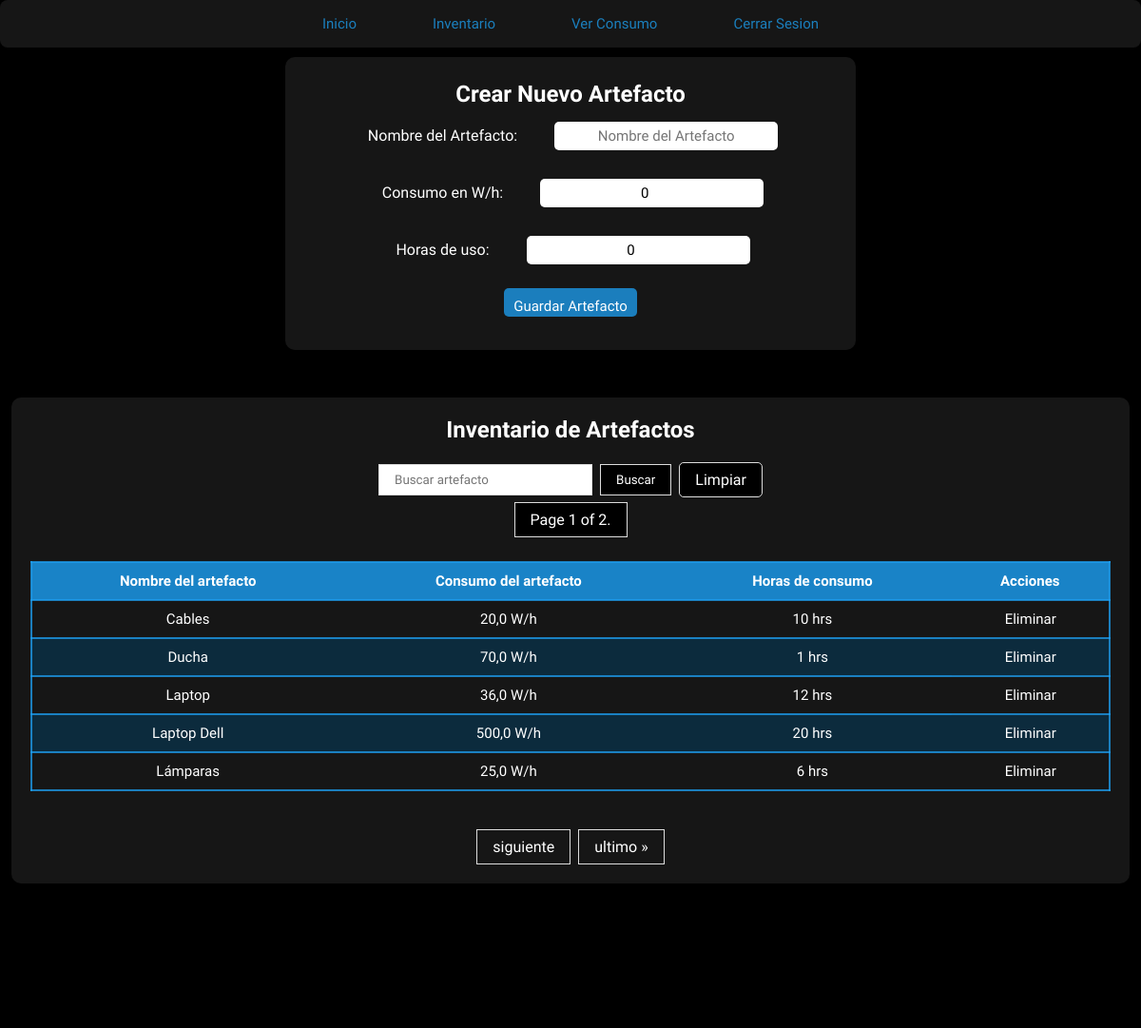
/paginaUsuario/inventario/artefactos/ (signed in, upper part), run on an earlier commit of the app's database.
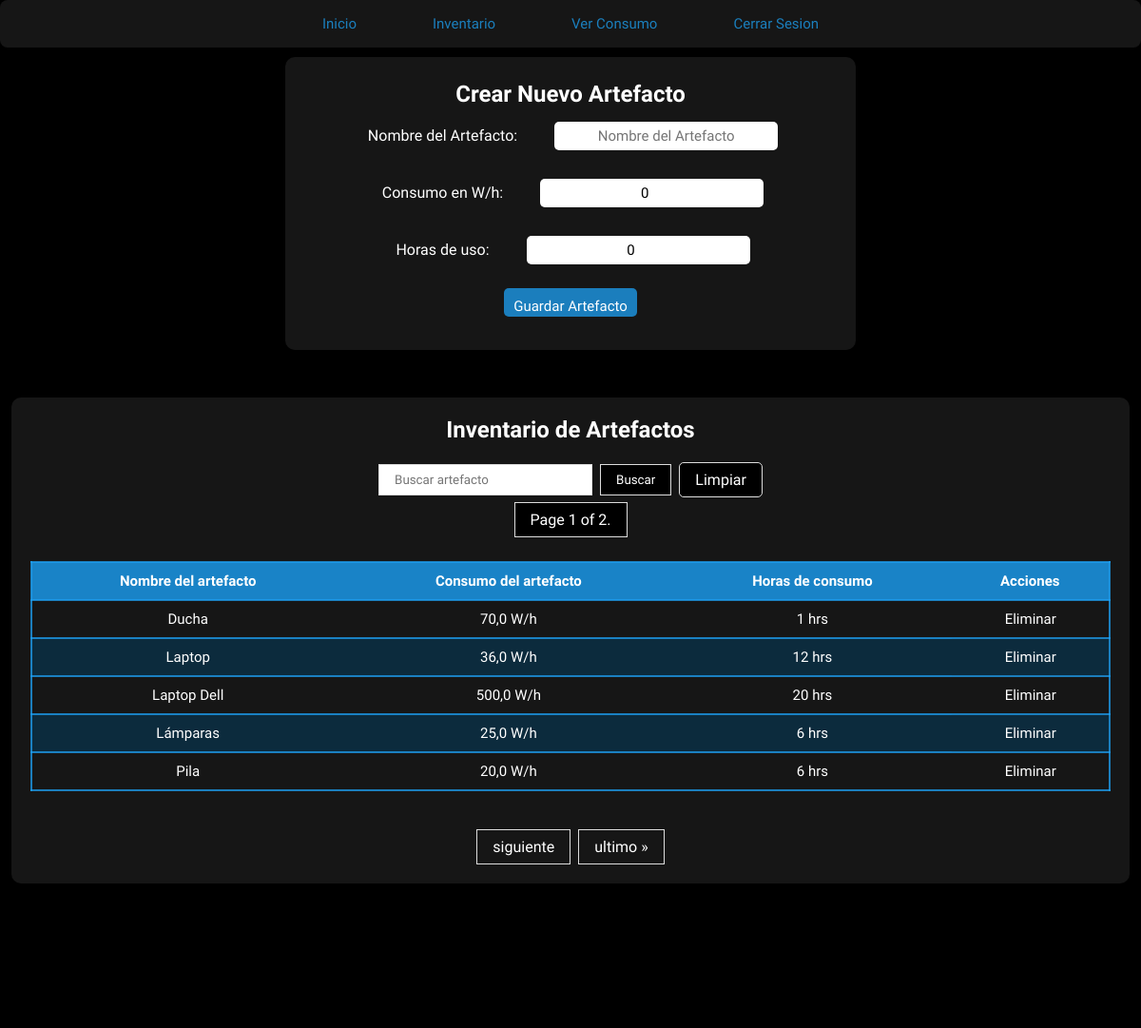
And on a later commit of the database.
### energy/models.py (models this page shows, shortened)
class Artefacto(models.Model):
    user = models.ForeignKey(User, on_delete=models.CASCADE)
    nombre_artefacto = models.CharField(max_length=20)
    consumo_wh = models.FloatField(default=0)
    horas_de_uso = models.PositiveIntegerField(default=0)

### energy/views.py (the view, shortened to what this page needs)
# urls.py: path('paginaUsuario/inventario/artefactos/', artefacto, name="artefacto"),
def artefacto(request):
    if request.user.is_anonymous:
        return redirect('home')
    if request.user.is_authenticated:
        artefacto = Artefacto.objects.filter(user=request.user)
        if request.method == 'GET':
            form = ArtefactoForm()
            artefacto = artefacto.order_by('nombre_artefacto')
            paginacion_artefacto = Paginator(artefacto, 5)
            numero_pagina = request.GET.get('page')
            artefacto = paginacion_artefacto.get_page(numero_pagina)
            return render(request, 'energy/home/artefacto.html', {
                'form': form,
                'artefacto': artefacto,
                'filtrar_artefacto': FiltrarArtefactoForm
            })
        return render(request, 'energy/home/artefacto.html', {
            'eliminar': eliminar_artefacto,
            'ver_todo': Artefacto.objects.filter(user=request.user),
            })

### energy/forms.py
class ArtefactoForm(forms.ModelForm):
    class Meta:
        model = Artefacto
        fields = ('nombre_artefacto', 'consumo_wh', 'horas_de_uso')
        widgets = {
            'nombre_artefacto': forms.TextInput(
                attrs={
                    'placeholder': 'Nombre del Artefacto'
                }
            ),
            'consumo_wh': forms.NumberInput(
                attrs={
                    'placeholder': 'Consumo en W/h'
                }
            ),
            'horas_de_uso': forms.NumberInput(
                attrs={
                    'placeholder': 'Horas de uso'
                }
            )
        }
        labels = {
            'nombre_artefacto': 'Nombre del Artefacto',
            'consumo_wh': 'Consumo en W/h',
            'horas_de_uso': 'Horas de uso',
        }

### energy/templates/energy/home/artefacto.html (shortened to what this page needs)
{% load static %}
<!DOCTYPE html>
<html lang="en">
<head>
    <link rel="stylesheet" href="{% static 'energy/css/artefacto.css' %}">
</head>
<body>
     <nav class="menu">
                <a href="{% url 'paginaUsuario' %}">Inicio</a>
                <a href="{% url 'inventario' %}">Inventario</a>
                <a href="{% url 'proyecciones' %}">Ver Consumo</a>
                <a href="{% url 'cerrarSesion' %}">Cerrar Sesion</a>
     </nav>
<section class="formCrearArtefactos">
    <h2>Crear Nuevo Artefacto</h2>
    <form method="post" action="{% url 'artefacto' %}">
      {{ form.as_p }}
      <button type="submit">Guardar Artefacto</button>
    </form>
</section>
<section class="tablaDeLosArtefactos">
<h2>Inventario de Artefactos</h2>
<form method="post" class="filtrar_artefacto">
    {{ filtrar_artefacto.nombre_artefacto }}
    <button type="submit"> Buscar</button>
    <a type="button"  class="ver_todo" href="{% url 'artefacto' %}">Limpiar</a>
</form>
 <span class="current">
            Page {{ artefacto.number }} of {{ artefacto.paginator.num_pages }}.
 </span>
<table>
  <tr>
    <th>Nombre del artefacto</th>
    <th>Consumo del artefacto</th>
    <th>Horas de consumo</th>
    <th>Acciones</th>
  </tr>
  {% for artefactoList in artefacto %}
    <tr>
        <td>{{ artefactoList.nombre_artefacto }}</td>
        <td>{{ artefactoList.consumo_wh }} W/h</td>
        <td>{{ artefactoList.horas_de_uso }} hrs</td>
        <td class="acciones">
        <form method="post" action="{% url 'eliminarArtefacto' artefactoList.id %}">
          <button type="submit">Eliminar</button>
        </form>
        </td>
    </tr>
  {% endfor %}
</table>
<div class="pagination">
    <span class="step-links">
        {% if artefacto.has_next %}
            <a href="?page={{ artefacto.next_page_number }}">siguiente</a>
            <a href="?page={{ artefacto.paginator.num_pages }}">ultimo &raquo;</a>
        {% endif %}
    </span>
</div>
</section>
</body>
</html>

### energy/static/energy/css/artefacto.css (style rules this page uses)
* { font-family: 'livvic', sans-serif; margin: 0; padding: 0; box-sizing: border-box; }
body { min-height: 100vh; background-color: #000000; color: white; }
.menu { position: relative; width: 100%; height: 50px; background: #222222ab; border-radius:8px; display: flex; justify-content: center; align-items: center; z-index: 2; }
.menu a { position: relative; display: inline-block; font-size: 15px; font-weight: 500; color: #1da0f2c2; text-decoration: none; padding: 13px 35px; margin: 5px; z-index: 2; transition: color .5s; }
.menu a::after { content: ''; background: linear-gradient(10deg, #222222ab, #1da0f2c2); width: 100%; height: 100%; border-radius: 8px; position: absolute; top: 100%; left: 50%; transform: translate(-50%, -50%); z-index: -1; opacity: 0; transition: top .5s, opacity .5s; }
table { font-family: 'Livvic', Courier, monospace; width: 100%; font-size: 15px; text-align: left; color: white; border-collapse: collapse; margin: 20px; }
table button { background-color: #1da0f2c2; padding: 2px; border-radius: 5px; color: #fff; cursor: pointer; }
th { font-weight: bolder; text-align: left; background-color: #1da0f2c2; }
tr { border: 2px solid #1da0f2c2; text-align: center; padding: 8px; }
tbody tr:nth-child(odd) { background-color: #0a324ac2; }
th { text-align: center; align-content: center; padding: 10px; }
td { text-align: center; padding: 10px; }
.formCrearArtefactos { display: flex; flex-direction: column; justify-content: center; align-items: center; padding: 25px; border-radius: 10px; background-color: #222222ab; width: 50%; margin: auto; margin-top: 10px; margin-bottom: 50px; text-align: center; }
.formCrearArtefactos input { margin: 15px; padding: 10px; border-radius: 5px; border: none; height: 30px; font-size: 15px; text-align: center; align-content: center; align-items: center; }
.formCrearArtefactos label { margin: 20px; }
.formCrearArtefactos button { color: white; padding: 10px; border: none; cursor: pointer; border-radius: 5px; height: 30px; font-size: 15px; background-color: #1da0f2c2; margin: 10px; }
.tablaDeLosArtefactos { display: flex; flex-direction: column; justify-content: center; align-items: center; margin: 10%; padding: 20px; border-radius: 10px; background-color: #222222ab; width: 98%; margin: auto; margin-top: 50px; margin-bottom: 50px; }
.acciones { contain: content; align-content: center; text-align: center; padding: 0px; cursor: pointer; }
.acciones form button { width: 100%; height: 100%; cursor: pointer; text-align: center; align-content: center; align-items: center; background: rgba(11,51,255,0); padding: 5px; color: #ffffff; font-size: 15px; border-style: none; }
.pagination { display: flex; justify-content: center; align-items: center; margin-top: 20px; }
.pagination a { color: #ffffff; float: left; padding: 8px 16px; text-decoration: none; transition: background-color .3s; border: 1px solid #ddd; }
.step-links { display: flex; align-items: center; justify-content: center; }
.step-links a { padding: 8px 16px; text-decoration: none; border: 1px solid #ddd; margin: 0 4px; }
.current { color: #ffffff; margin: 5px auto; padding: 8px 16px; text-decoration: none; border: 1px solid #ddd; background-color: #000; display: block; text-align: center; }
.filtrar_artefacto { display: flex; justify-content: center; align-items: center; margin-top: 20px; }
.filtrar_artefacto input { padding: 8px 16px; text-decoration: none; border: 1px solid #ddd; margin: 0 4px; }
.filtrar_artefacto button { padding: 8px 16px; text-decoration: none; border: 1px solid #ddd; margin: 0 4px; background-color: #000; color: #ffffff; cursor: pointer; }
.ver_todo { display: inline-block; padding: 8px 16px; text-decoration: none; border: 1px solid #ddd; margin: 0 4px; background-color: #000; color: #ffffff; cursor: pointer; border-radius: 5px; }

What changed in the data, as far as the page shows it:
removed Artefacto: nombre_artefacto "Cables", consumo_wh "20,0", horas_de_uso "10"
now on this page (row unchanged): Artefacto: nombre_artefacto "Pila", consumo_wh "20,0", horas_de_uso "6"
